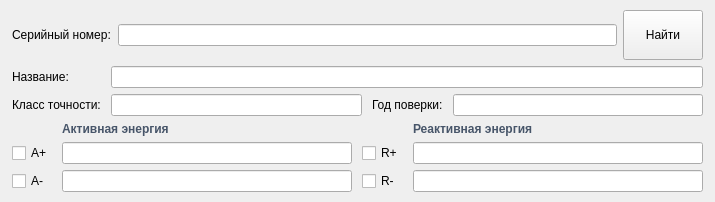
<?xml version="1.0" encoding="UTF-8"?>
<ui version="4.0">
 <class>MeterActWidget</class>
 <widget class="QWidget" name="MeterActWidget">
  <property name="geometry">
   <rect>
    <x>0</x>
    <y>0</y>
    <width>715</width>
    <height>202</height>
   </rect>
  </property>
  <property name="sizePolicy">
   <sizepolicy hsizetype="Preferred" vsizetype="Maximum">
    <horstretch>0</horstretch>
    <verstretch>0</verstretch>
   </sizepolicy>
  </property>
  <property name="minimumSize">
   <size>
    <width>0</width>
    <height>0</height>
   </size>
  </property>
  <property name="maximumSize">
   <size>
    <width>1166666</width>
    <height>1166666</height>
   </size>
  </property>
  <property name="windowTitle">
   <string>MeterActWidget</string>
  </property>
  <property name="styleSheet">
   <string notr="true"/>
  </property>
  <layout class="QVBoxLayout" name="verticalLayout">
   <property name="spacing">
    <number>6</number>
   </property>
   <property name="leftMargin">
    <number>12</number>
   </property>
   <property name="topMargin">
    <number>10</number>
   </property>
   <property name="rightMargin">
    <number>12</number>
   </property>
   <property name="bottomMargin">
    <number>10</number>
   </property>
   <item>
    <layout class="QHBoxLayout" name="serialRow">
     <item>
      <widget class="QLabel" name="serialLabel">
       <property name="minimumSize">
        <size>
         <width>100</width>
         <height>0</height>
        </size>
       </property>
       <property name="text">
        <string>Серийный номер:</string>
       </property>
      </widget>
     </item>
     <item>
      <widget class="QLineEdit" name="serialNumberLineEdit">
       <property name="minimumSize">
        <size>
         <width>0</width>
         <height>0</height>
        </size>
       </property>
       <property name="readOnly">
        <bool>false</bool>
       </property>
      </widget>
     </item>
     <item>
      <widget class="QPushButton" name="findMeterButton">
       <property name="sizePolicy">
        <sizepolicy hsizetype="Minimum" vsizetype="Preferred">
         <horstretch>0</horstretch>
         <verstretch>0</verstretch>
        </sizepolicy>
       </property>
       <property name="minimumSize">
        <size>
         <width>72</width>
         <height>0</height>
        </size>
       </property>
       <property name="maximumSize">
        <size>
         <width>90</width>
         <height>16777215</height>
        </size>
       </property>
       <property name="text">
        <string>Найти</string>
       </property>
      </widget>
     </item>
    </layout>
   </item>
   <item>
    <layout class="QGridLayout" name="meterInfoLayout">
     <property name="horizontalSpacing">
      <number>10</number>
     </property>
     <property name="verticalSpacing">
      <number>6</number>
     </property>
     <item row="1" column="1">
      <widget class="QLineEdit" name="accuracyClassLineEdit">
       <property name="readOnly">
        <bool>true</bool>
       </property>
      </widget>
     </item>
     <item row="1" column="0">
      <widget class="QLabel" name="accuracylabel">
       <property name="text">
        <string>Класс точности:</string>
       </property>
      </widget>
     </item>
     <item row="1" column="2">
      <widget class="QLabel" name="verificationYearLabel">
       <property name="text">
        <string>Год поверки:</string>
       </property>
      </widget>
     </item>
     <item row="0" column="0">
      <widget class="QLabel" name="nameLabel">
       <property name="text">
        <string>Название:</string>
       </property>
      </widget>
     </item>
     <item row="1" column="3">
      <widget class="QLineEdit" name="verificationYearLineEdit">
       <property name="readOnly">
        <bool>false</bool>
       </property>
      </widget>
     </item>
     <item row="0" column="1" colspan="3">
      <widget class="QLineEdit" name="meterNameLineEdit">
       <property name="frame">
        <bool>true</bool>
       </property>
       <property name="readOnly">
        <bool>true</bool>
       </property>
      </widget>
     </item>
    </layout>
   </item>
   <item>
    <layout class="QGridLayout" name="readingsLayout">
     <property name="horizontalSpacing">
      <number>10</number>
     </property>
     <property name="verticalSpacing">
      <number>6</number>
     </property>
     <item row="2" column="1">
      <widget class="QLineEdit" name="activeExportLineEdit"/>
     </item>
     <item row="1" column="2">
      <widget class="QCheckBox" name="reactiveImportCheckBox">
       <property name="text">
        <string>R+</string>
       </property>
      </widget>
     </item>
     <item row="1" column="0">
      <widget class="QCheckBox" name="activeImportCheckBox">
       <property name="text">
        <string>A+</string>
       </property>
      </widget>
     </item>
     <item row="2" column="0">
      <widget class="QCheckBox" name="activeExportCheckBox">
       <property name="text">
        <string>A-</string>
       </property>
      </widget>
     </item>
     <item row="1" column="3">
      <widget class="QLineEdit" name="reactiveImportLineEdit"/>
     </item>
     <item row="1" column="1">
      <widget class="QLineEdit" name="activeImportLineEdit"/>
     </item>
     <item row="2" column="2">
      <widget class="QCheckBox" name="reactiveExportCheckBox">
       <property name="text">
        <string>R-</string>
       </property>
      </widget>
     </item>
     <item row="2" column="3">
      <widget class="QLineEdit" name="reactiveExportLineEdit"/>
     </item>
     <item row="0" column="3">
      <widget class="QLabel" name="reactiveEnergyLabel">
       <property name="styleSheet">
        <string notr="true">font-weight: 600;
color: #475569;</string>
       </property>
       <property name="text">
        <string>Реактивная энергия</string>
       </property>
      </widget>
     </item>
     <item row="0" column="1">
      <widget class="QLabel" name="activeEnergyLabel">
       <property name="styleSheet">
        <string notr="true">font-weight: 600;
color: #475569;</string>
       </property>
       <property name="text">
        <string>Активная энергия</string>
       </property>
      </widget>
     </item>
    </layout>
   </item>
  </layout>
 </widget>
 <tabstops>
  <tabstop>meterNameLineEdit</tabstop>
  <tabstop>accuracyClassLineEdit</tabstop>
  <tabstop>verificationYearLineEdit</tabstop>
  <tabstop>activeImportCheckBox</tabstop>
  <tabstop>activeImportLineEdit</tabstop>
  <tabstop>activeExportCheckBox</tabstop>
  <tabstop>activeExportLineEdit</tabstop>
  <tabstop>reactiveImportCheckBox</tabstop>
  <tabstop>reactiveImportLineEdit</tabstop>
  <tabstop>reactiveExportCheckBox</tabstop>
  <tabstop>reactiveExportLineEdit</tabstop>
 </tabstops>
 <resources/>
 <connections/>
</ui>
